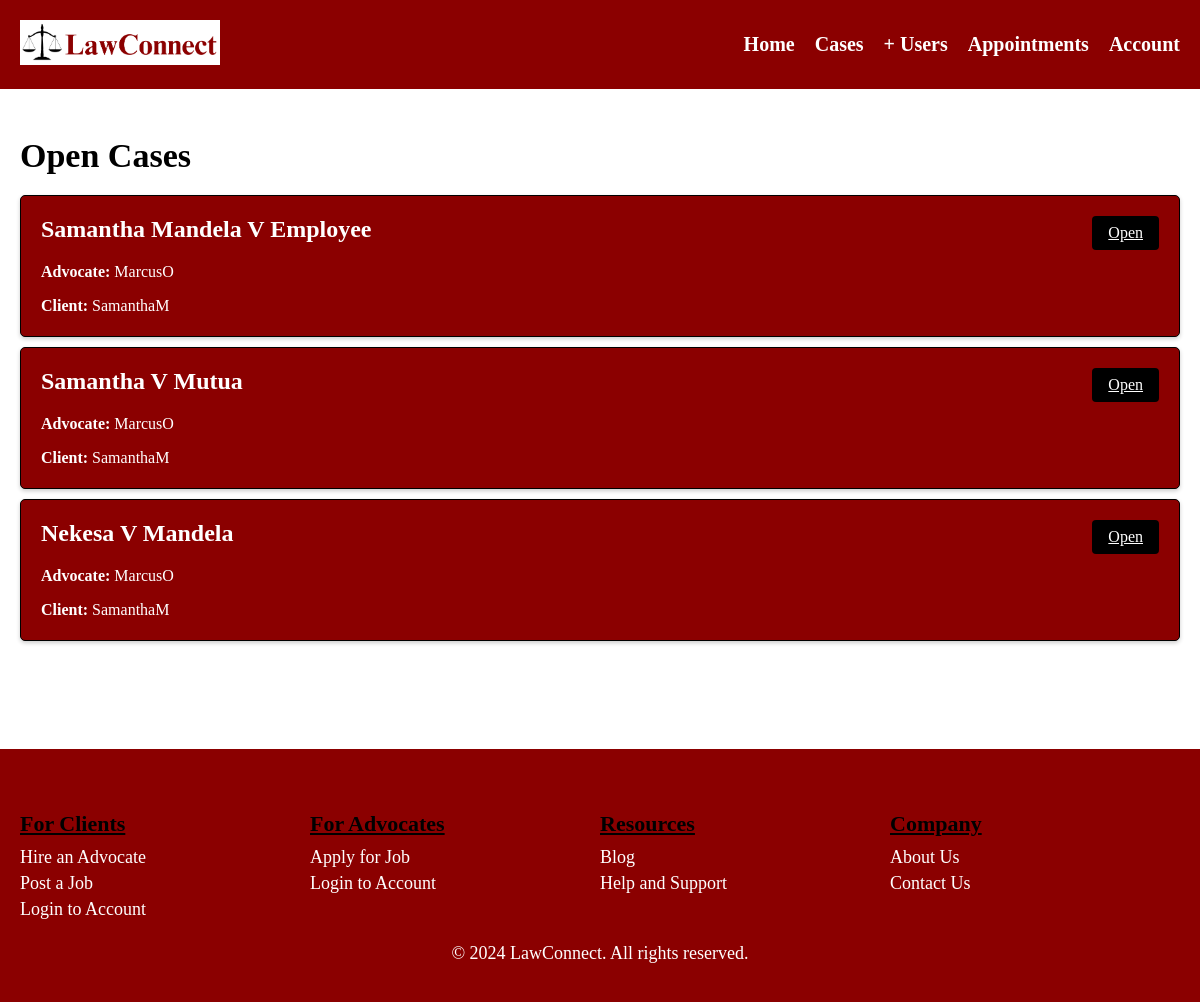
Page /lawapp/case_list/ on the committed database.
### lawapp/models.py (models this page shows, shortened)
class Case(models.Model):
    advocate = models.ForeignKey(User, on_delete=models.CASCADE, related_name='created_cases')
    client = models.ForeignKey(User, on_delete=models.CASCADE, related_name='assigned_cases', null=True, blank=True)
    case_name = models.CharField(max_length=512)
    case_number = models.CharField(max_length=255, null=True, blank=True)
    client_role = models.CharField(max_length=20, choices=(('plaintiff', 'Plaintiff/Petitioner'), ('defendant', 'Defendant/Respondent')))
    case_description = models.TextField()
    date_launched = models.DateTimeField(auto_now_add=True, null=True, blank=True)
    open_status = models.BooleanField(default=True)

### lawapp/views.py (the view)
# urls.py: path("case_list/", views.case_list, name="case_list"),
def case_list(request):
    cases = Case.objects.all()
    context = {
        'cases': cases
    }
    return render(request, "lawapp/admin/case_list.html", context)

### lawapp/templates/lawapp/admin/case_list.html (shortened to what this page needs)
{% load static %}
<!DOCTYPE html>
<html>
<head>
  <link rel="stylesheet" href="{% static 'css/admin.css' %}">
</head>
<body>
  <header>
    <div class="logo">
      <img src="{% static 'images/legal_scales_logo.png' %}" alt="LawConnect Logo">
    </div>
    <nav>
      <ul>
          <li><a href="{% url 'admin_dash' %}">Home</a></li>
          <li><a href="{% url 'case_list' %}">Cases</a></li>
          <li class="dropdown">
            <a href="#" class="dropbtn">+ Users</a>
          </li>
          <li><a href="{% url 'admin_dash' %}">Appointments</a></li>
          <li class="dropdown">
            <a href="#" class="dropbtn">Account</a>
          </li>
      </ul>
    </nav>
  </header>
  <section class="mycases">
    <div class="case-profiles">
        <h1>Open Cases</h1>
        {% if cases %}
            {% for case in cases %}
                <div class="case-box">
                    <div class="case-profile">
                        <h2>{{ case.case_name }}</h2>
                        <p><strong>Advocate:</strong> {{ case.advocate }}</p>
                        <p><strong>Client:</strong> {{ case.client }}</p>
                    </div>
                    <div class="case-button">
                        <a href="{% url 'advoc_casedetails' case.id %}" class="open-button">Open</a>
                    </div>
                </div>
            {% endfor %}
        {% else %}
            <p>No open cases found.</p>
        {% endif %}
    </div>
  </section>
  <footer>
    <div class="footer-columns">
      <div class="footer-column">
        <h3>For Clients</h3>
        <ul>
          <li><a href="#">Hire an Advocate</a></li>
          <li><a href="#">Post a Job</a></li>
          <li><a href="#">Login to Account</a></li>
        </ul>
      </div>
      <div class="footer-column">
        <h3>For Advocates</h3>
        <ul>
          <li><a href="#">Apply for Job</a></li>
          <li><a href="#">Login to Account</a></li>
        </ul>
      </div>
      <div class="footer-column">
        <h3>Resources</h3>
        <ul>
          <li><a href="#">Blog</a></li>
          <li><a href="#">Help and Support</a></li>
        </ul>
      </div>
      <div class="footer-column">
        <h3>Company</h3>
        <ul>
          <li><a href="#">About Us</a></li>
          <li><a href="#">Contact Us</a></li>
        </ul>
      </div>
    </div>
    <p>© 2024 LawConnect. All rights reserved.</p>
  </footer>
</body>
</html>

### lawapp/static/css/admin.css (style rules this page uses)
body { margin: 0; font-family: 'Times New Roman', Times, serif; }
header { background-color: #8B0000; padding: 10px 20px; display: flex; align-items: center; justify-content: space-between; }
.logo img { width: 200px; height: auto; margin-top: 10px; margin-bottom: 10px; }
nav ul { list-style: none; margin: 0; padding: 0; display: flex; }
nav ul li { margin-left: 20px; }
nav ul li a { color: #FFFFFF; text-decoration: none; font-weight: bold; font-size: 20px; }
.dropdown { position: relative; display: inline-block; }
footer { background-color: #8B0000; padding: 20px; text-align: center; }
footer p { color: #FFFFFF; text-align: center; font-size: 18px; }
.footer-columns { display: flex; justify-content: space-between; margin-top: 20px; text-align: left; }
.footer-columns::after { content: ''; flex: 1; }
.footer-column { width: calc(25% - 20px); margin-right: 20px; display: inline-block; vertical-align: top; }
.footer-column h3 { font-size: 22px; margin-bottom: 10px; text-align: left; text-decoration: underline; }
.footer-column ul { margin: 0; padding: 0; list-style: none; }
.footer-column ul li { margin-bottom: 5px; }
.footer-column ul li a { color: #FFFFFF; text-decoration: none; display: block; font-size: 18px; }
section.mycases { min-height: calc(100vh - 140px); background-color: #FFFFFF; }
.case-profiles { max-width: 1200px; margin: 0 auto; padding: 20px; }
.case-profiles h1 { color: #000000; font-size: 34px; margin-bottom: 20px; }
.case-profiles h2 { color: #FFFFFF; margin-top: 0; }
.case-profiles p { color: #FFFFFF; }
.case-box { display: flex; justify-content: space-between; align-items: left; flex-wrap: wrap; flex-basis: 100%; background-color: #8B0000; border: 1px solid #000000; border-radius: 5px; box-shadow: 0 2px 4px rgba(0, 0, 0, 0.2); padding: 20px; margin-bottom: 10px; }
.case-profile { flex: 1; padding-right: 10px; height: 100px; }
.case-button { display: flex; flex-direction: column; align-items: flex-end; }
.open-button { padding: 8px 16px; border: none; border-radius: 4px; cursor: pointer; transition: background-color 0.3s; background-color: #000000; color: white; }

### rows in the picture
Case: case_name "Samantha Mandela V Employee", advocate "MarcusO", client "SamanthaM"
Case: case_name "Samantha V Mutua", advocate "MarcusO", client "SamanthaM"
Case: case_name "Nekesa V Mandela", advocate "MarcusO", client "SamanthaM"
